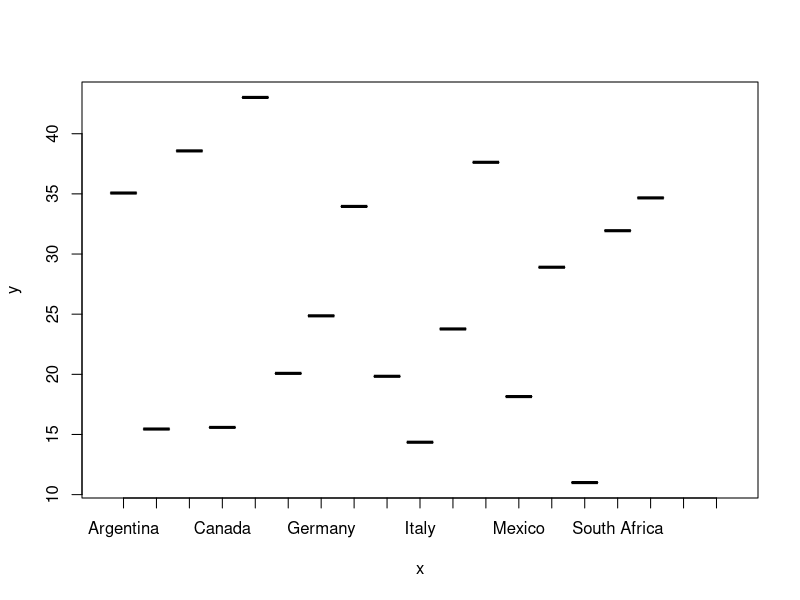
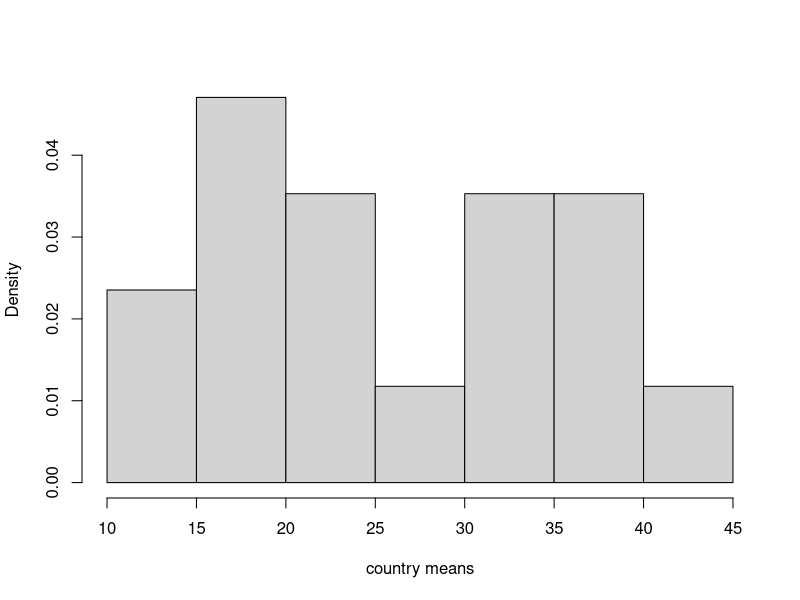
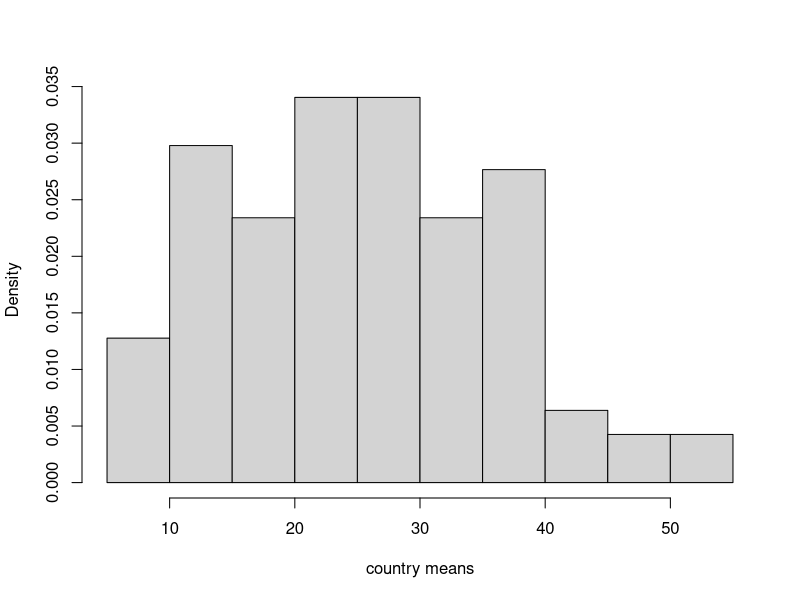
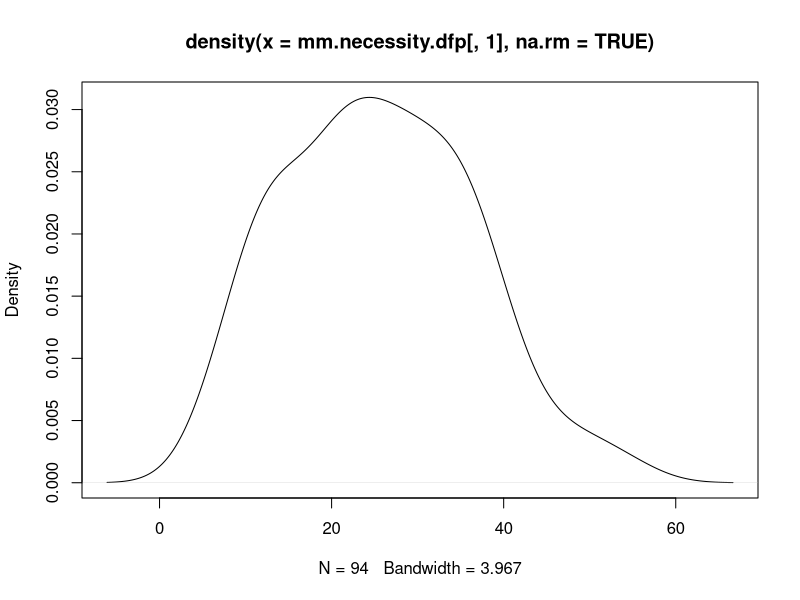
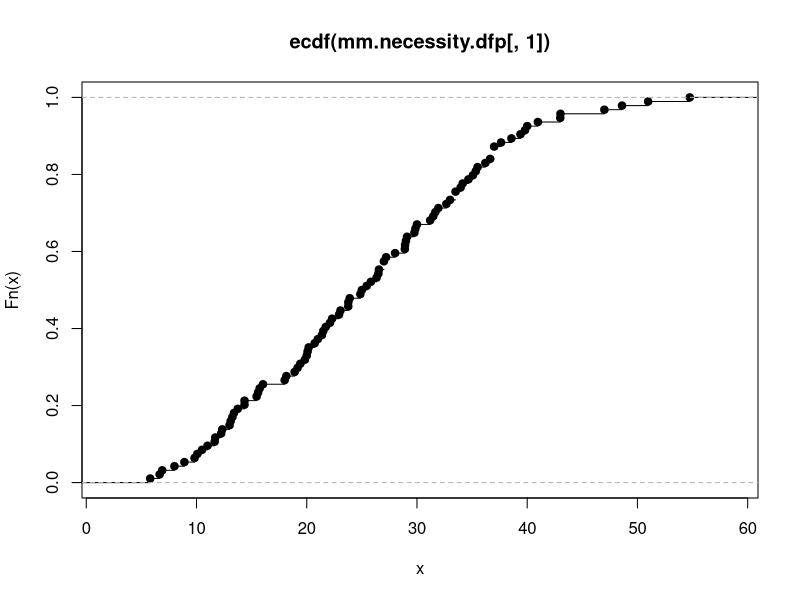
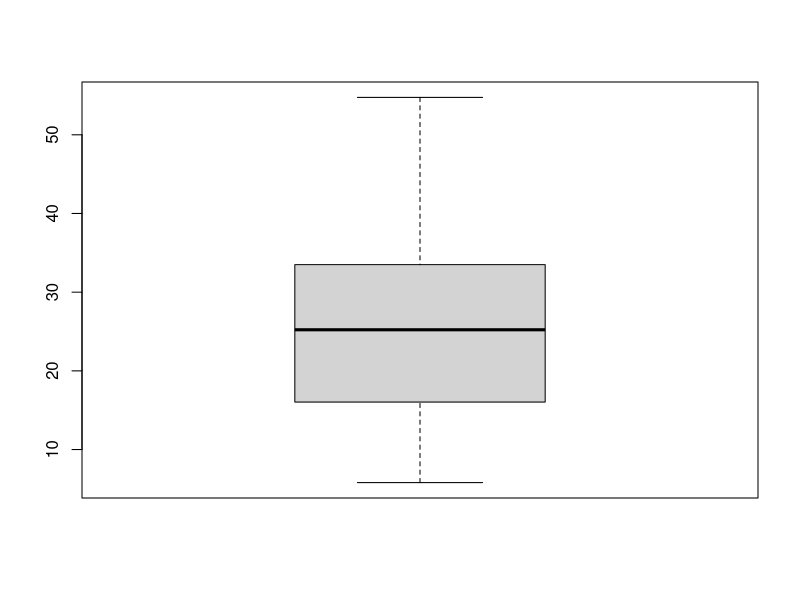

These figures' R source, in order: (Note: this script raises an error after producing the figures.)
#established business ownership rates (import data)
necessity = read.csv(file = "necessity.csv", sep = ";", head = TRUE)
head(necessity)
# let's change the "-" to NAs
necessity[necessity=="-"] = NA

# what is the class of variables? Can we perform any analysis?
is.numeric(necessity[,2]) # not numeric so we have to transform them in order to do anything
necessity[,2:15] = sapply(necessity[,2:15], as.character)
necessity[,2:15] = sapply(necessity[,2:15], as.numeric)
is.numeric(necessity[,2])

# let's name the columns nicely
necessity.names = c("country", "2001":"2014")
colnames(necessity) = necessity.names

# let's try to extract the g20 countries
g20 = factor(c("Argentina", "Australia", "Brazil", "Canada", "China", "France", "Germany", "India", "Indonesia", "Italy", "Japan", "Korea (South)", "Mexico", "Russia", "Saudi Arabia", "South Africa", "Turkey", "United Kingdom", "United States of America"))
necessity.g20 = subset(necessity,  necessity$country == "Argentina" | necessity$country == "Australia" | necessity$country == "Brazil" | necessity$country == "China" | necessity$country == "France" | necessity$country == "India" | necessity$country == "Indonesia" | necessity$country == "Japan" | necessity$country =="Canada" | necessity$country == "Korea (South)" | necessity$country == "Mexico" | necessity$country == "Germany" |necessity$country == "Saudi Arabia" | necessity$country == "South Africa" | necessity$country == "Russia" | necessity$country == "United States of America" | necessity$country == "Turkey" | necessity$country == "United Kingdom" | necessity$country == "Italy")
# it's an awful command but works, must do for now
head(necessity.g20)
# let's name the rows nicely
rownames(necessity.g20) = g20

rownames(necessity)=necessity$"country"
necessity$country=NULL
head(necessity)

#let's transpose
necessity.g20t = t(necessity.g20)

# remove the first column
necessity.g20$country = NULL
necessity.g20

# means per country
necessity.g20t = t(necessity.g20)
necessity.t=t(necessity)
means.necessity = c(rowMeans(necessity.g20, na.rm = TRUE))
means.necessity.p=c(rowMeans(necessity, na.rm=TRUE))
head(means.necessity.p)
# install matrixStats package
# install.packages("matrixStats")
library("matrixStats")

#
median.necessity = c(colMedians(necessity.g20t, na.rm = TRUE))
median.necessity.p=c(colMedians(necessity.t, na.rm=TRUE))
# create an mm dataframe
mm.necessity.df = data.frame(means.necessity, median.necessity)
mm.necessity.dfp= data.frame(means.necessity.p, median.necessity.p)
# subset the countries by the mean
subset(mm.necessity.df, mm.necessity.df$means.necessity < mean(mm.necessity.df[,1]))
subset(mm.necessity.df, mm.necessity.df$means.necessity > mean(mm.necessity.df[,1]))

# subset the countries by the median
subset(mm.necessity.df, mm.necessity.df$median.necessity < median(mm.necessity.df[,2]))
subset(mm.necessity.df, mm.necessity.df$median.necessity > median(mm.necessity.df[,2]))

# which country has the lowest/highest mean
rownames(mm.necessity.df[which(mm.necessity.df[,1] == min(mm.necessity.df[,1])),])
rownames(mm.necessity.df[which(mm.necessity.df[,1] == max(mm.necessity.df[,1])),])

# which country has the lowest/highest median
rownames(mm.necessity.df[which(mm.necessity.df[,2] == min(mm.necessity.df[,2])),])
rownames(mm.necessity.df[which(mm.necessity.df[,2] == max(mm.necessity.df[,2])),])

# plot means
plot(g20, mm.necessity.df[,1])

# is the data normally distributed?
hist(mm.necessity.df$means.necessity, freq = FALSE, xlab = 'country means', main = NULL)
g = seq(min(mm.necessity.df$means.necessity, na.rm=TRUE), max(mm.necessity.df$means.necessity, na.rm=TRUE), length=100) #Create a grid
dens.norm = dnorm(g, mean(mm.necessity.dfp$means.necessity.p), sd(mm.necessity.dfp$means.necessity.p)) #Compute the normal density on g
lines(g, dens.norm, col="red3", lwd=2)

hist(mm.necessity.dfp$means.necessity.p, freq = FALSE, xlab = 'country means', main = NULL)
g = seq(min(mm.necessity.dfp$means.necessity.p,na.rm = TRUE), max(mm.necessity.dfp$means.necessity.p,na.rm = TRUE), length=100) #Create a grid
dens.norm = dnorm(g, mean(mm.necessity.df$means.necessity), sd(mm.necessity.df$means.necessity)) #Compute the normal density on g
lines(g, dens.norm, col="red3", lwd=2)

#KDE using gaussian Kernel
mm.necessity.df
density(mm.necessity.dfp[,1],na.rm=TRUE)
plot(density(mm.necessity.dfp[,1],na.rm=TRUE))
#Emperical cdf
ecdf(mm.necessity.dfp[,1])
plot(ecdf(mm.necessity.dfp[,1]))
#Mean characteristics and measures of the sample
summary(mm.necessity.dfp[,1]) 
boxplot(mm.necessity.dfp[,1])
mm.necessity.dfp
mm.oppo.dfp

mm.necessity.a=mm.necessity.dfp[-c(89,91,74),]

mm.necessity.a
which(rownames(mm.necessity.dfp)=="Taiwan")
which(rownames(mm.necessity.dfp)=="Tonga Islands")
which(rownames(mm.necessity.dfp)=="Puerto Rico")

dim(mm.necessity.a)
